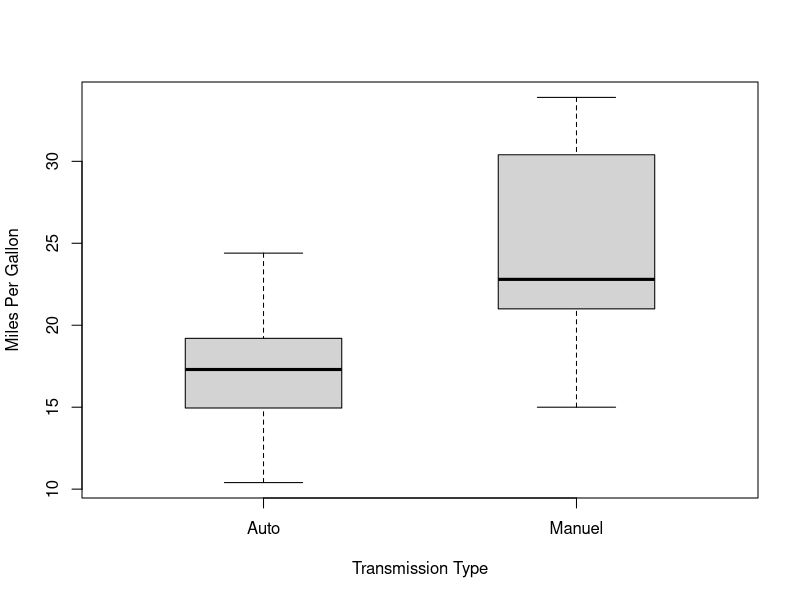
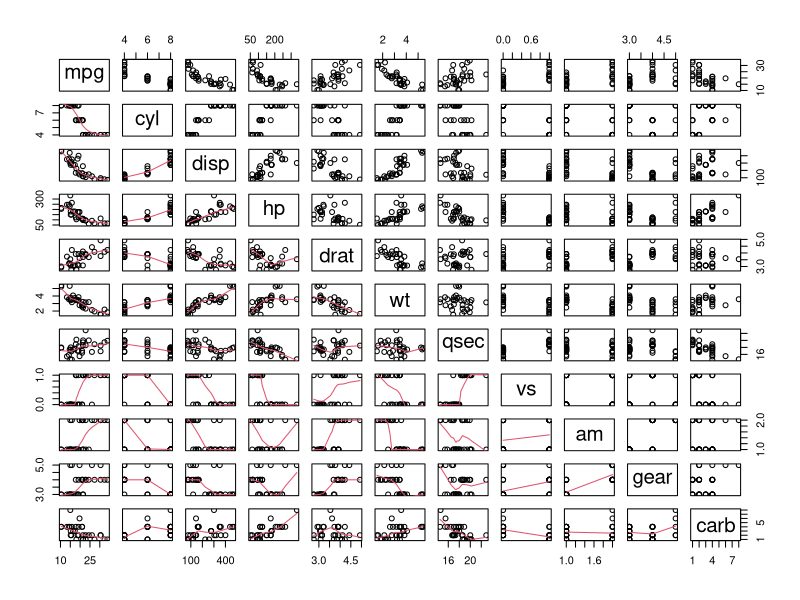
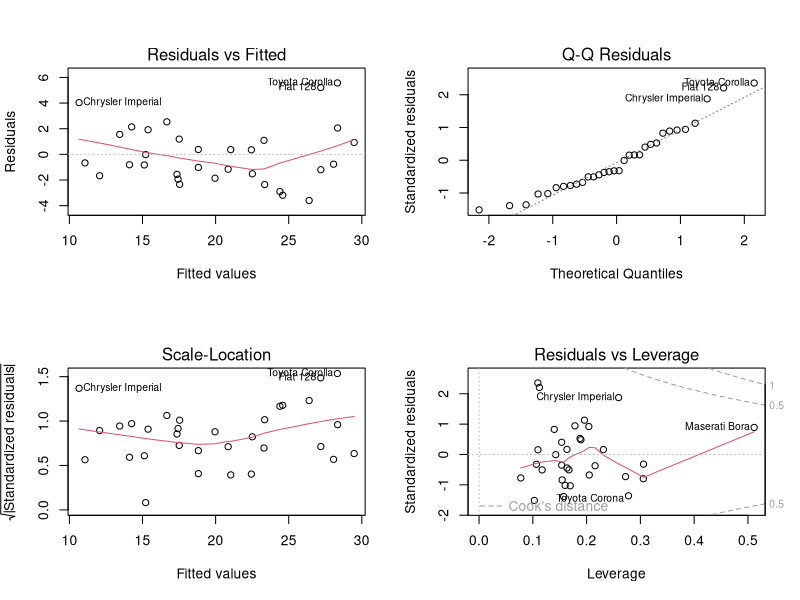

R code for these plots, in order:
## ---- chunk 1
knitr::opts_chunk$set(echo = TRUE)
## ---- chunk 2
data(mtcars)
str(mtcars)
head(mtcars, 3)
## ---- chunk 3
mtcars$am <- factor(mtcars$am, labels = c("Auto", "Manuel"))
t.test(mtcars[mtcars$am=="Auto",]$mpg, mtcars[mtcars$am=="Manuel",]$mpg)
## ---- chunk 4
model_1 <- lm(mpg ~ am, data = mtcars)
summary(model_1)
## ---- chunk 5
model_2 <- lm(mpg ~ am + wt + hp + cyl + disp, data = mtcars)
model_3 <- lm(mpg ~ ., data = mtcars)
## ---- chunk 6
anova(model_1, model_2, model_3)
## ---- chunk 7
summary(model_2)
## ---- chunk 8
boxplot(mpg ~ am, data = mtcars, boxwex = 0.5,  ylab = "Miles Per Gallon", xlab = "Transmission Type")
## ---- chunk 9
pairs(mpg ~ ., lower.panel = panel.smooth, data = mtcars)
## ---- chunk 10
par(mfrow = c(2, 2))
plot(model_2)
